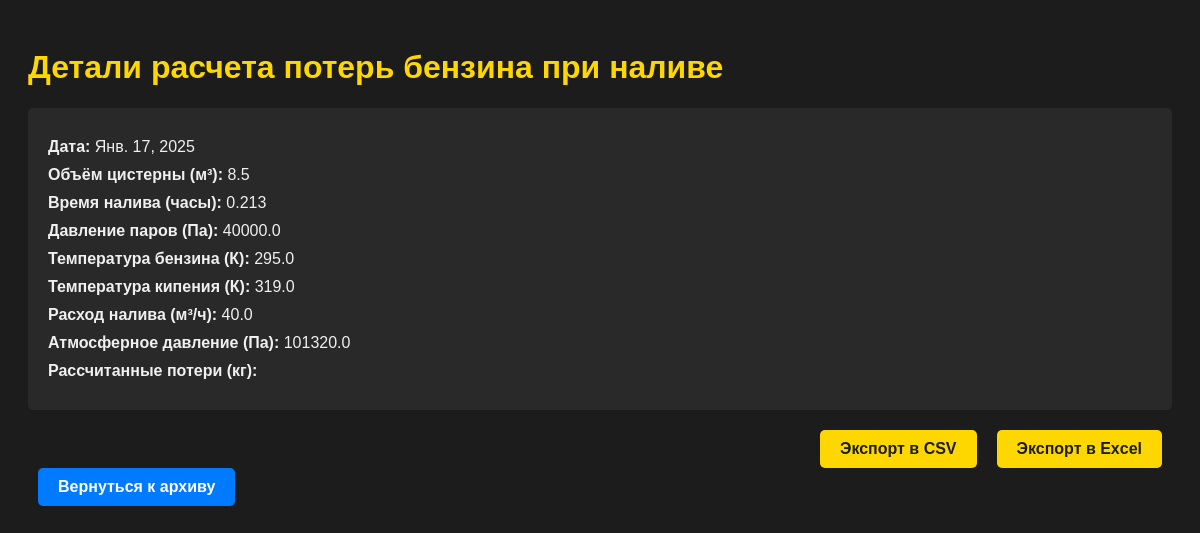
Page /fuel_loss_detail/1/ on the committed database.
### oil_losses/models.py (models this page shows, shortened)
class FuelLossCalculation(models.Model):
    date = models.DateField(verbose_name="Дата расчета", auto_now_add=True)
    volume = models.FloatField(verbose_name="Объём цистерны (м³)")
    fill_time = models.FloatField(verbose_name="Время налива цистерны (часы)")
    vapor_pressure = models.FloatField(verbose_name="Давление насыщенных паров бензина (Па)")
    vapor_temp = models.FloatField(verbose_name="Температура бензина при наливе (К)")
    initial_boiling_temp = models.FloatField(verbose_name="Температура начала кипения (К)")
    flow_rate = models.FloatField(verbose_name="Расход налива (м³/ч)")
    pressure = models.FloatField(verbose_name="Атмосферное давление (Па)")
    calculated_loss_open = models.FloatField(verbose_name="Потери при открытой струе (кг)", blank=True, null=True)
    calculated_loss_closed = models.FloatField(verbose_name="Потери при закрытой струе (кг)", blank=True, null=True)
    calculated_loss_combined = models.FloatField(verbose_name="Потери при комбинированном наливе (кг)", blank=True, null=True)
    class Meta:
        verbose_name = "Расчет потерь бензина при наливе"
        verbose_name_plural = "Расчеты потерь бензина при наливе"

### oil_losses/views.py (the view)
# urls.py: path('fuel_loss_detail/<int:id>/', views.fuel_loss_detail, name='fuel_loss_detail'),
def fuel_loss_detail(request, id):
    record = FuelLossCalculation.objects.get(id=id)
    return render(request, 'fuel_loss_detail.html', {'record': record})

### oil_losses/templates/fuel_loss_detail.html (shortened to what this page needs)
<!DOCTYPE html>
<html lang="en">
<head>
</head>
<body>
    <h1>Детали расчета потерь бензина при наливе</h1>
    <div class="detail">
        <p><strong>Дата:</strong> {{ record.date }}</p>
        <p><strong>Объём цистерны (м³):</strong> {{ record.volume }}</p>
        <p><strong>Время налива (часы):</strong> {{ record.fill_time }}</p>
        <p><strong>Давление паров (Па):</strong> {{ record.vapor_pressure }}</p>
        <p><strong>Температура бензина (К):</strong> {{ record.vapor_temp }}</p>
        <p><strong>Температура кипения (К):</strong> {{ record.initial_boiling_temp }}</p>
        <p><strong>Расход налива (м³/ч):</strong> {{ record.flow_rate }}</p>
        <p><strong>Атмосферное давление (Па):</strong> {{ record.pressure }}</p>
        <p><strong>Рассчитанные потери (кг):</strong> {{ record.calculated_loss }}</p>
    </div>
    <div class="export-buttons">
        <a href="{% url 'export_csv' %}?calculation_type=fuel_loss&record_id={{ record.id }}" class="export-button">Экспорт в CSV</a>
        <a href="{% url 'export_excel' %}?calculation_type=fuel_loss&record_id={{ record.id }}" class="export-button">Экспорт в Excel</a>
    </div>
    <a href="/archive/" class="back-button">Вернуться к архиву</a>
</body>
</html>

### oil_losses/templates/fuel_loss_detail.html (style rules this page uses)
body { font-family: Arial, sans-serif; background-color: #1c1c1c; color: #f0f0f0; padding: 20px; }
h1 { color: #ffd700; }
.detail { background-color: #292929; padding: 20px; border-radius: 5px; margin-bottom: 20px; }
.detail p { margin: 10px 0; }
.export-buttons { display: flex; justify-content: flex-end; margin-top: 20px; }
.export-button { display: inline-block; padding: 10px 20px; margin: 0 10px; background-color: #ffd700; color: #1c1c1c; text-decoration: none; border-radius: 5px; font-weight: bold; transition: background-color 0.3s ease; }
.back-button { display: inline-block; padding: 10px 20px; margin: 0 10px; background-color: #007bff; color: #ffffff; text-decoration: none; border-radius: 5px; font-weight: bold; transition: background-color 0.3s ease; }

### rows in the picture
FuelLossCalculation: date "Янв. 17, 2025", volume "8.5", fill_time "0.213", vapor_pressure "40000.0", vapor_temp "295.0", initial_boiling_temp "319.0", flow_rate "40.0", pressure "101320.0"
